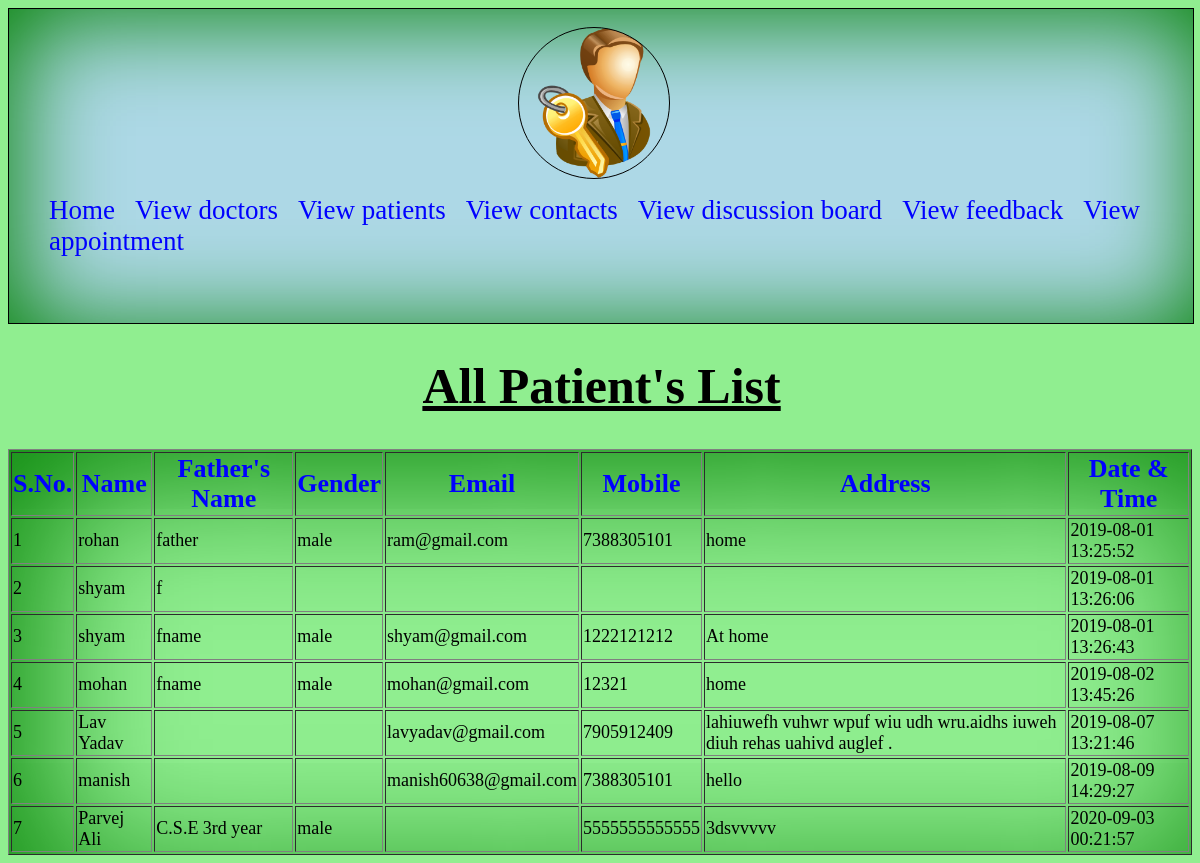
The page /admin/patient.php (signed in) on the database its author committed.
### tables this page shows
CREATE TABLE IF NOT EXISTS `tbl_patient` (
  `patid` int(11) NOT NULL AUTO_INCREMENT,
  `name` varchar(60) NOT NULL,
  `fname` varchar(60) NOT NULL,
  `gender` varchar(6) NOT NULL,
  `age` varchar(3) NOT NULL,
  `email` varchar(30) NOT NULL,
  `password` varchar(20) NOT NULL,
  `mobile` varchar(15) NOT NULL,
  `address` varchar(150) NOT NULL,
  `pincode` varchar(8) NOT NULL,
  `date` varchar(20) NOT NULL,
  PRIMARY KEY (`patid`)
);

### admin/patient.php (the view, shortened to what this page needs)
<?php
$query="select * from tbl_patient";
$res=mysql_query($query);
?>
<html>
<head>
</head>
<body bgcolor="lightgreen">
<div style="height:40%;width:100%;background-color:lightblue;box-shadow:7px 7px 100px green inset;border:1px solid;">
<div style="height:150px;width:150px;border:1px solid;margin-left:43%;margin-top:-3%;border-radius:100px;background-image:url(../images/admin.png);background-size:cover;"></div>
<div style="margin-top:-0%;" id="head1">
<ul>
<li><a href="admin.php">Home</a></li>&nbsp&nbsp&nbsp&nbsp
<li><a href="doctor.php">View doctors</a></li>&nbsp&nbsp&nbsp&nbsp
<li><a href="patient.php">View patients</a></li>&nbsp&nbsp&nbsp&nbsp
<li><a href="contact.php">View contacts</a></li>&nbsp&nbsp&nbsp&nbsp
<li><a href="discussion.php">View discussion board</a></li>&nbsp&nbsp&nbsp&nbsp
<li><a href="feedback.php">View feedback</a></li>&nbsp&nbsp&nbsp&nbsp
<li><a href="appointment.php">View appointment</a></li>&nbsp&nbsp&nbsp&nbsp
</ul></div>
</div>
<h1 style="margin-left:35%;font-size:50px;"><u>All Patient's List</u></h1>
<table border="1" align="center" style="box-shadow:25px 25px 150px green inset;">
<tr>
<th>S.No.</th>
<th>Name</th>
<th>Father's Name</th>
<th>Gender</th>
<th>Email</th>
<th>Mobile</th>
<th>Address</th>
<th>Date & Time</th>
</tr>
<?php
$a=1;
while($row=mysql_fetch_array($res,MYSQL_BOTH))
{
?>
<tr>
<td><?php echo $a; ?></td>
<td><?php echo $row['name']; ?></td>
<td><?php echo $row['fname']; ?></td>
<td><?php echo $row['gender']; ?></td>
<td><?php echo $row['email']; ?></td>
<td><?php echo $row['mobile']; ?></td>
<td><?php echo $row['address']; ?></td>
<td><?php echo $row['date']; ?></td>
</tr>
<?php
$a++;
}
?></table>
</body>
</html>

### admin/patient.php (style rules this page uses)
#head1 { height:100px;width:100%; }
#head1 ul { list-style-type:none; }
#head1 ul li { display:inline; padding:0px; border-radius:10px 10px 10px 10px; font-size:27px;background-color:;font-family:; }
#head1 ul li a { text-decoration:none; color:blue; }
th { color:blue;font-size:28px; }
td { color:black;font-size:16px; }
th { color:blue;font-size:26px; }
td { color:black;font-size:18px; }

### rows shown on the page
tbl_patient: name "rohan", fname "father", gender "male", email "ram@gmail.com", mobile "7388305101", address "home", date "2019-08-01 13:25:52"
tbl_patient: name "shyam", fname "f", date "2019-08-01 13:26:06"
tbl_patient: name "shyam", fname "fname", gender "male", email "shyam@gmail.com", mobile "1222121212", address "At home", date "2019-08-01 13:26:43"
tbl_patient: name "mohan", fname "fname", gender "male", email "mohan@gmail.com", mobile "12321", address "home", date "2019-08-02 13:45:26"
tbl_patient: name "Lav Yadav", email "lavyadav@gmail.com", mobile "7905912409", address "lahiuwefh vuhwr wpuf wiu udh wru.aidhs iuweh diuh rehas uahivd auglef .", date "2019-08-07 13:21:46"
tbl_patient: name "manish", email "manish60638@gmail.com", mobile "7388305101", address "hello", date "2019-08-09 14:29:27"
tbl_patient: name "Parvej Ali", fname "C.S.E 3rd year", gender "male", mobile "5555555555555", address "3dsvvvvv", date "2020-09-03 00:21:57"
